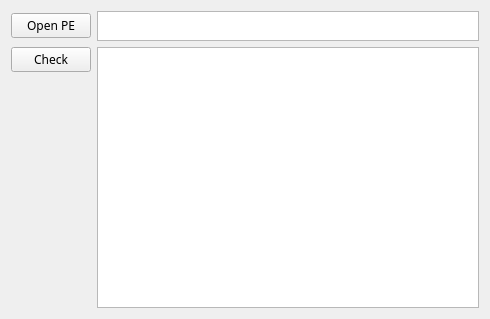
<?xml version="1.0" encoding="UTF-8"?>
<ui version="4.0">
 <class>PecheckerWindow</class>
 <widget class="QWidget" name="PecheckerWindow">
  <property name="geometry">
   <rect>
    <x>0</x>
    <y>0</y>
    <width>490</width>
    <height>319</height>
   </rect>
  </property>
  <property name="windowTitle">
   <string>PE Checker</string>
  </property>
  <property name="windowIcon">
   <iconset>
    <normaloff>resources/pictures/hacker.png</normaloff>resources/pictures/hacker.png</iconset>
  </property>
  <layout class="QGridLayout" name="gridLayout_2">
   <item row="0" column="0">
    <layout class="QGridLayout" name="gridLayout">
     <item row="0" column="1">
      <widget class="QTextEdit" name="textEdit">
       <property name="maximumSize">
        <size>
         <width>16777215</width>
         <height>30</height>
        </size>
       </property>
       <property name="font">
        <font>
         <family>微软雅黑</family>
        </font>
       </property>
      </widget>
     </item>
     <item row="1" column="1">
      <widget class="QTextBrowser" name="textBrowser">
       <property name="font">
        <font>
         <family>微软雅黑</family>
        </font>
       </property>
       <property name="openExternalLinks">
        <bool>true</bool>
       </property>
      </widget>
     </item>
     <item row="1" column="0">
      <layout class="QVBoxLayout" name="verticalLayout_1">
       <item>
        <widget class="QPushButton" name="checkButton">
         <property name="font">
          <font>
           <family>微软雅黑</family>
          </font>
         </property>
         <property name="styleSheet">
          <string notr="true"/>
         </property>
         <property name="text">
          <string>Check</string>
         </property>
        </widget>
       </item>
       <item>
        <spacer name="verticalSpacer">
         <property name="orientation">
          <enum>Qt::Vertical</enum>
         </property>
         <property name="sizeHint" stdset="0">
          <size>
           <width>20</width>
           <height>40</height>
          </size>
         </property>
        </spacer>
       </item>
      </layout>
     </item>
     <item row="0" column="0">
      <layout class="QVBoxLayout" name="verticalLayout_3">
       <item>
        <widget class="QPushButton" name="openButton">
         <property name="font">
          <font>
           <family>微软雅黑</family>
          </font>
         </property>
         <property name="text">
          <string>Open PE</string>
         </property>
        </widget>
       </item>
      </layout>
     </item>
    </layout>
   </item>
  </layout>
 </widget>
 <resources/>
 <connections/>
</ui>
